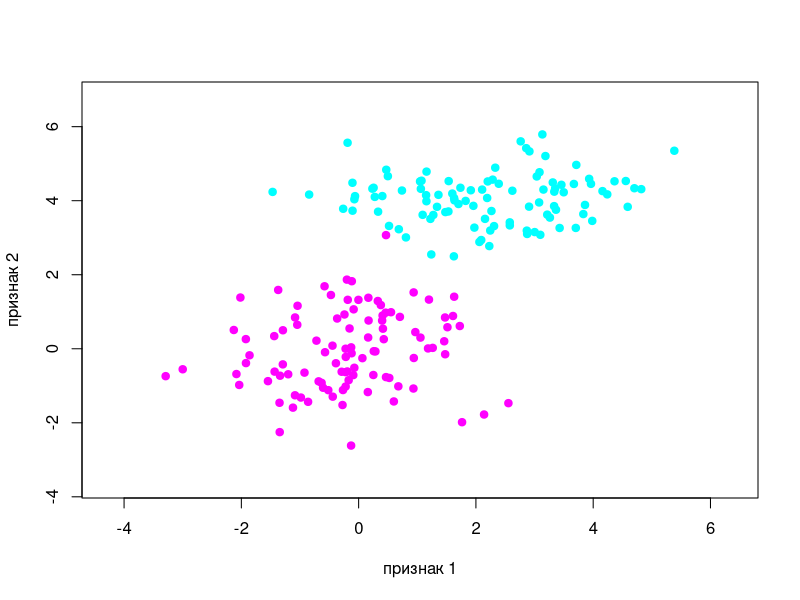

Reproduce this figure in R. (Note: this script raises an error after producing the figure.)
library("MASS")

n <- 100
sigma1 <- matrix(c(1,0,0,1), 2, 2)
sigma2 <- matrix(c(2, 0, 0, 0.4), 2, 2)

mu1 <- c(0,0)
mu2 <- c(2, 4)

xc1 <- mvrnorm(n=100, mu = mu1, Sigma = sigma1)
xc2 <- mvrnorm(n=100, mu = mu2, Sigma = sigma2)

plotxmin <- min(xc1[,1], xc2[,1]) - 1
plotymin <- min(xc1[,2], xc2[,2]) - 1
plotxmax <- max(xc1[,1], xc2[,1]) + 1
plotymax <- max(xc1[,2], xc2[,2]) + 1
plot(c(), type="n", xlab = "признак 1", ylab = "признак 2", xlim=c(plotxmin, plotxmax), ylim = c(plotymin, plotymax))

colors <- c("magenta", "cyan")
points(xc1, pch=21, col=colors[1], bg=colors[1])
points(xc2, pch=21, col=colors[2], bg=colors[2])

estimateMu <- function(xs) {
  l <- dim(xs)[2]
  res <- matrix(NA, 1, l)
  for (i in seq(l)) {
    res[1, i] <- mean(xs[,i])
  }
  return(res)
}

estimateSigma <- function(xs, mu) {
  rows <- dim(xs)[1]
  cols <- dim(xs)[2]
  
  res <- matrix(0, cols, cols)
  for (i in seq(rows)) {
    res <- res + t(xs[1,] - mu) %*% (xs[1,] - mu)
  }
  
  return(res/(rows - 1))
}

getFunc <- function(sigma1, mu1, sigma2, mu2) {
  d1 <- det(sigma1)
  d2 <- det(sigma2)
  invs1 <- solve(sigma1)
  invs2 <- solve(sigma2)
  
  a <- sigma1 - sigma2
  b <- sigma1 %*% t(mu1) - sigma2 %*% t(mu2)
  
  A <- a[1,1]
  B <- a[2,2]
  C <- a[1, 2] + a[2, 1]
  D <- c*m2 + b*m2 - 2*d*m1 - f*m4 - g*m4 + 2*h*m3
  E <- c*m1 + b*m1 - 2*a*m2 - f*m3 - g*m3 + 2*e*m4
  G <- mu1 %*% solve(sigma1) %*% t(mu1) - mu2 %*% solve(sigma2) %*% t(mu2)
  G1 <- d*m1^2 - c*m1*m2 - b*m1*m2 + a*m2^2 - h*m3^2 + g*m3*m4 + f*m3*m4 - e*m4^2
  
  func <- function(x, y) {
    x^2 * A + y^2 * B + x*y*C + x*D + y*E + G
  }
  
  return(func)
}

mu1 <- estimateMu(xc1)
mu2 <- estimateMu(xc2)
sigma1 <- estimateSigma(xc1, mu1)
sigma2 <- estimateSigma(xc2, mu2)

print(mu1)
print(sigma1)
print(mu2)
print(sigma2)

func <- getFunc(sigma1, mu1, sigma2, mu2)

x <- seq(-10, 10)
y <- seq(-10, 10)
z <- outer(x, y, func)
contour(x, y, z, levels = 0, lwd = 1, add = TRUE)